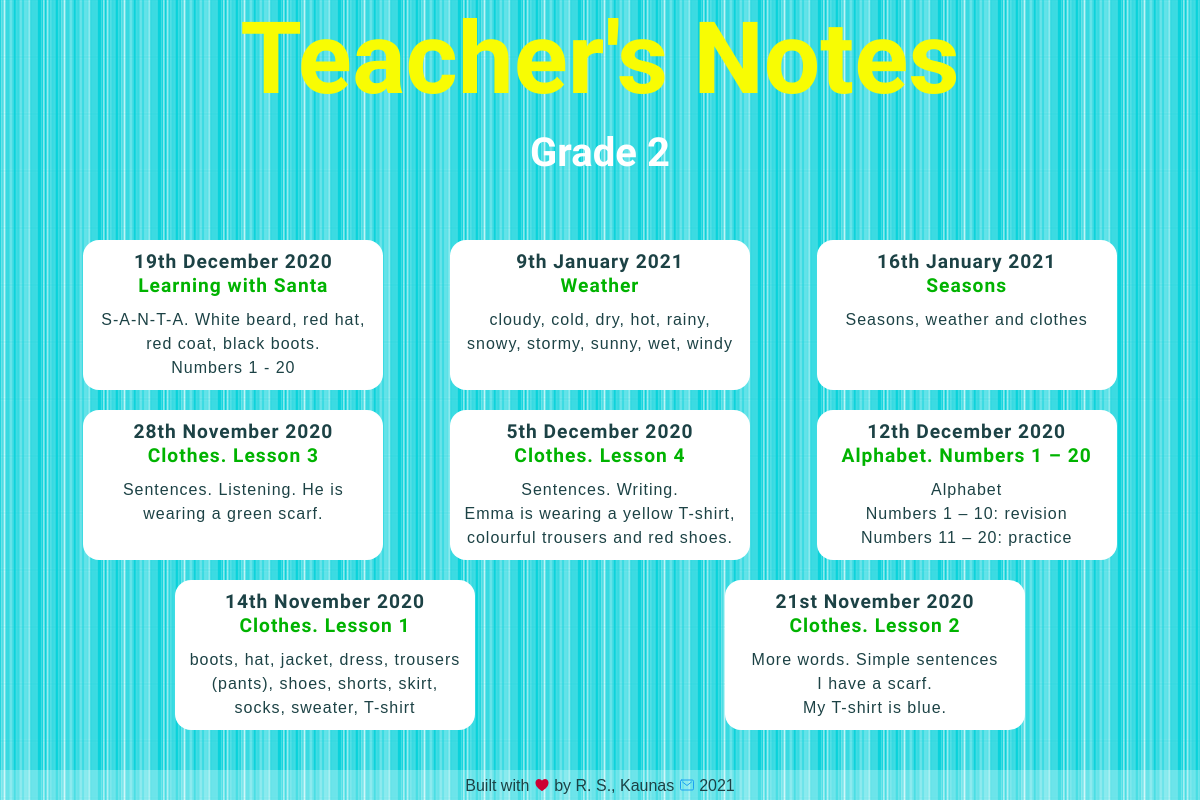
/blog/grade2/, run on an earlier commit of the app's database.
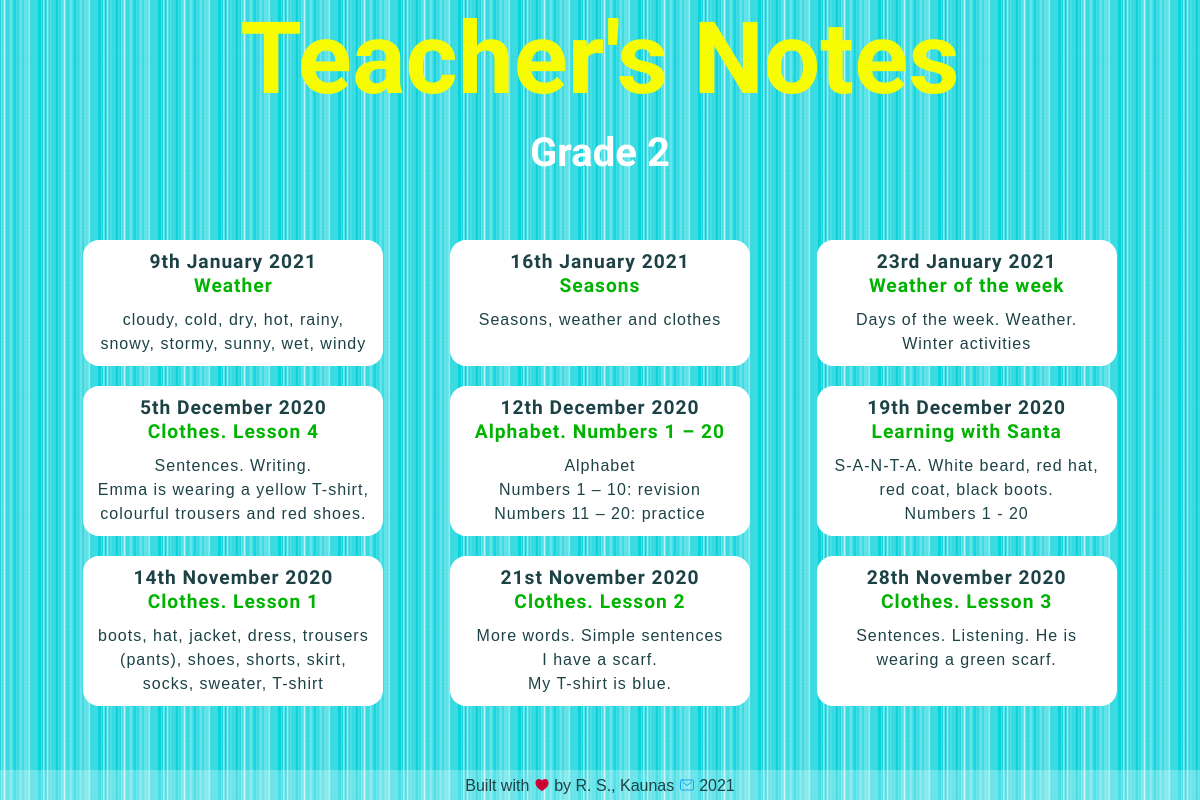
And on a later commit of the database.
### blog/models.py (models this page shows, shortened)
class Grade2blogpost(models.Model):
    grade = models.CharField(max_length=10, default='Grade 2')
    date = models.DateField()
    title = models.TextField(max_length=200)
    intro = models.TextField(max_length=400, default='intro')
    description = models.TextField()
    image = models.ImageField(upload_to='blog/images/', default='blog/images/soon.png')
    file = models.FileField(upload_to='blog/downloads/', blank='True')
    credits = models.TextField(blank='True')

### blog/views.py (the view)
# urls.py: path('grade2/', views.view_all_grade2, name='url_all_grade2'),
def view_all_grade2(request):
    blogposts = Grade2blogpost.objects.order_by('-date')
    return render(request, 'blog/onegrade_2.html', {'blogposts': blogposts})

### blog/templates/blog/onegrade_2.html (shortened to what this page needs)
<!DOCTYPE html>
{% load static %}
<html lang="en">
<head>
    <link href="{% static 'blog/all_posts.css' %}" type="text/css" rel="stylesheet"/>
    <link href="{% static 'blog/queries.css' %}" type="text/css" rel="stylesheet"/>
</head>
<body>
<div id="page-container">
    <div id="content-wrap">
        <header>
            <h1>Teacher's Notes</h1>
            <h2>Grade 2</h2>
        </header>
        <section>
            <h3></h3>
            <div class="flex-container">
                {% for blogpost in blogposts %}
                    <a class="button" href="{% url 'blog:url_one_grade2' blogpost.id %}">
                        <h4>{{ blogpost.date|date:'jS F Y' }}</h4>
                        <h5>{{ blogpost.title }}</h5>
                        <p>{{ blogpost.intro|safe|truncatewords:20 }}</p></a>
                {% endfor %}
            </div>
        </section>
    </div>
    {% include 'blog/footer.html' %}
</div>
</body>
</html>

### blog/templates/blog/footer.html (shortened to what this page needs)
<!DOCTYPE html>
{% load static %}
<html lang="en">
<head>
    <link href="{% static 'blog/footer.css' %}" type="text/css" rel="stylesheet"/>
</head>
<body>
<footer>
    <p class="signature">Built with <a>
        <ion-icon class="heart" name="heart"></ion-icon>
    </a> by R. S., Kaunas
        <a href="mailto:welcome@listensingtalk.com">
            <ion-icon class="mail" name="mail-outline"></ion-icon>
        </a> 2021
    </p>
</footer>
</body>

### blog/static/blog/all_posts.css (style rules this page uses)
* { margin: 0; padding: 0; -webkit-box-sizing: border-box; box-sizing: border-box; }
body { background-color: #0AD2DB; background-image: url(stripes_26.png); font-family: Arial, Helvetica, sans-serif; font-size: 16px; text-align: center; }
h1, h2, h3, h4, h5 { font-family: 'Dosis', sans-serif; }
h1 { font-size: 100px; color: #F8FC03; }
h2 { font-size: 40px; color: white; padding: 12px 12px 0 12px; }
h3 { font-size: 32px; color: #00868e; padding: 12px; margin-top: 20px; margin-bottom: 10px; }
h4 { font-size: 120%; }
h5 { font-size: 120%; color: #00b300; }
p { padding-top: 10px; }
a { color: #00868e; }
.button { border-radius: 16px; color: #1c4245; padding: 10px; text-decoration: none; display: inline-block; margin: 10px; line-height: 150%; letter-spacing: 1px; background-color: white; width: 300px; }
.flex-container { margin: auto; min-width: 200px; max-width: 1100px; display: -webkit-box; display: -ms-flexbox; display: flex; -ms-flex-wrap: wrap; flex-wrap: wrap; -ms-flex-pack: distribute; justify-content: space-around; padding-bottom: 5px; -webkit-box-orient: horizontal; -webkit-box-direction: reverse; -ms-flex-direction: row-reverse; flex-direction: row-reverse; }
#page-container { position: relative; min-height: 100vh; }
#content-wrap { padding-bottom: 55px; }

### blog/static/blog/footer.css (style rules this page uses)
footer { background-color: rgba(255, 255, 255, 0.25); margin-top: 25px; height: 30px; position: absolute; bottom: 0; width: 100%; }
footer a { text-decoration: none; }
ion-icon { font-size: 16px; margin-bottom: -2px; }
.mail { color: #1da1f2; }
.heart { color: #cc0033; }
.signature { font-family: Arial, Helvetica, sans-serif; font-weight: normal; color: #1c4245; font-size: 16px; padding: 7px 0 0 0; margin: 0; }

What changed in the data, as far as the page shows it:
added Grade2blogpost: date "23rd January 2021", title "Weather of the week", intro "Days of the week. Weather. Winter activities"
